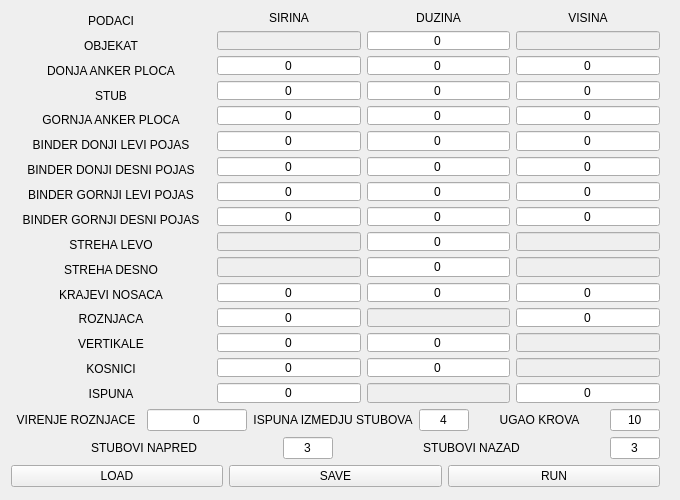
<?xml version="1.0" encoding="UTF-8"?>
<ui version="4.0">
 <class>MainWindow</class>
 <widget class="QMainWindow" name="MainWindow">
  <property name="geometry">
   <rect>
    <x>0</x>
    <y>0</y>
    <width>680</width>
    <height>500</height>
   </rect>
  </property>
  <property name="minimumSize">
   <size>
    <width>680</width>
    <height>500</height>
   </size>
  </property>
  <property name="maximumSize">
   <size>
    <width>680</width>
    <height>500</height>
   </size>
  </property>
  <property name="windowTitle">
   <string>Parametri</string>
  </property>
  <widget class="QWidget" name="centralWidget">
   <widget class="QWidget" name="layoutWidget">
    <property name="geometry">
     <rect>
      <x>0</x>
      <y>0</y>
      <width>671</width>
      <height>498</height>
     </rect>
    </property>
    <layout class="QVBoxLayout" name="verticalLayout_5">
     <item>
      <layout class="QHBoxLayout" name="horizontalLayout_2">
       <item>
        <layout class="QVBoxLayout" name="verticalLayout_4">
         <item>
          <widget class="QLabel" name="label_5">
           <property name="text">
            <string>PODACI</string>
           </property>
           <property name="alignment">
            <set>Qt::AlignCenter</set>
           </property>
          </widget>
         </item>
         <item>
          <widget class="QLabel" name="label_9">
           <property name="text">
            <string>OBJEKAT</string>
           </property>
           <property name="alignment">
            <set>Qt::AlignCenter</set>
           </property>
          </widget>
         </item>
         <item>
          <widget class="QLabel" name="label_4">
           <property name="text">
            <string>DONJA ANKER PLOCA</string>
           </property>
           <property name="alignment">
            <set>Qt::AlignCenter</set>
           </property>
          </widget>
         </item>
         <item>
          <widget class="QLabel" name="label_6">
           <property name="text">
            <string>STUB</string>
           </property>
           <property name="alignment">
            <set>Qt::AlignCenter</set>
           </property>
          </widget>
         </item>
         <item>
          <widget class="QLabel" name="label_7">
           <property name="text">
            <string>GORNJA ANKER PLOCA</string>
           </property>
           <property name="alignment">
            <set>Qt::AlignCenter</set>
           </property>
          </widget>
         </item>
         <item>
          <widget class="QLabel" name="label_8">
           <property name="text">
            <string>BINDER DONJI LEVI POJAS</string>
           </property>
           <property name="alignment">
            <set>Qt::AlignCenter</set>
           </property>
          </widget>
         </item>
         <item>
          <widget class="QLabel" name="label_11">
           <property name="text">
            <string>BINDER DONJI DESNI POJAS</string>
           </property>
           <property name="alignment">
            <set>Qt::AlignCenter</set>
           </property>
          </widget>
         </item>
         <item>
          <widget class="QLabel" name="label_12">
           <property name="text">
            <string>BINDER GORNJI LEVI POJAS</string>
           </property>
           <property name="alignment">
            <set>Qt::AlignCenter</set>
           </property>
          </widget>
         </item>
         <item>
          <widget class="QLabel" name="label_10">
           <property name="minimumSize">
            <size>
             <width>200</width>
             <height>0</height>
            </size>
           </property>
           <property name="text">
            <string>BINDER GORNJI DESNI POJAS</string>
           </property>
           <property name="alignment">
            <set>Qt::AlignCenter</set>
           </property>
          </widget>
         </item>
         <item>
          <widget class="QLabel" name="label_13">
           <property name="text">
            <string>STREHA LEVO</string>
           </property>
           <property name="alignment">
            <set>Qt::AlignCenter</set>
           </property>
          </widget>
         </item>
         <item>
          <widget class="QLabel" name="label_14">
           <property name="text">
            <string>STREHA DESNO</string>
           </property>
           <property name="alignment">
            <set>Qt::AlignCenter</set>
           </property>
          </widget>
         </item>
         <item>
          <widget class="QLabel" name="label_15">
           <property name="text">
            <string>KRAJEVI NOSACA</string>
           </property>
           <property name="alignment">
            <set>Qt::AlignCenter</set>
           </property>
          </widget>
         </item>
         <item>
          <widget class="QLabel" name="label_16">
           <property name="text">
            <string>ROZNJACA</string>
           </property>
           <property name="alignment">
            <set>Qt::AlignCenter</set>
           </property>
          </widget>
         </item>
         <item>
          <widget class="QLabel" name="label_18">
           <property name="text">
            <string>VERTIKALE</string>
           </property>
           <property name="alignment">
            <set>Qt::AlignCenter</set>
           </property>
          </widget>
         </item>
         <item>
          <widget class="QLabel" name="label_19">
           <property name="text">
            <string>KOSNICI</string>
           </property>
           <property name="alignment">
            <set>Qt::AlignCenter</set>
           </property>
          </widget>
         </item>
         <item>
          <widget class="QLabel" name="label_23">
           <property name="text">
            <string>ISPUNA</string>
           </property>
           <property name="alignment">
            <set>Qt::AlignCenter</set>
           </property>
          </widget>
         </item>
        </layout>
       </item>
       <item>
        <layout class="QHBoxLayout" name="horizontalLayout">
         <item>
          <layout class="QVBoxLayout" name="verticalLayout">
           <item>
            <widget class="QLabel" name="label">
             <property name="text">
              <string>SIRINA</string>
             </property>
             <property name="alignment">
              <set>Qt::AlignCenter</set>
             </property>
            </widget>
           </item>
           <item>
            <widget class="QLineEdit" name="lineEdit_2">
             <property name="enabled">
              <bool>false</bool>
             </property>
             <property name="readOnly">
              <bool>false</bool>
             </property>
            </widget>
           </item>
           <item>
            <widget class="QLineEdit" name="donjaAnkerPlocaSirina">
             <property name="inputMethodHints">
              <set>Qt::ImhDigitsOnly</set>
             </property>
             <property name="text">
              <string>0</string>
             </property>
             <property name="alignment">
              <set>Qt::AlignCenter</set>
             </property>
            </widget>
           </item>
           <item>
            <widget class="QLineEdit" name="stubSirina">
             <property name="inputMethodHints">
              <set>Qt::ImhDigitsOnly</set>
             </property>
             <property name="text">
              <string>0</string>
             </property>
             <property name="alignment">
              <set>Qt::AlignCenter</set>
             </property>
            </widget>
           </item>
           <item>
            <widget class="QLineEdit" name="gornjaAnkerPlocaSirina">
             <property name="inputMethodHints">
              <set>Qt::ImhDigitsOnly</set>
             </property>
             <property name="text">
              <string>0</string>
             </property>
             <property name="alignment">
              <set>Qt::AlignCenter</set>
             </property>
            </widget>
           </item>
           <item>
            <widget class="QLineEdit" name="binderDonjiLeviPojasSirina">
             <property name="inputMethodHints">
              <set>Qt::ImhDigitsOnly</set>
             </property>
             <property name="text">
              <string>0</string>
             </property>
             <property name="alignment">
              <set>Qt::AlignCenter</set>
             </property>
            </widget>
           </item>
           <item>
            <widget class="QLineEdit" name="binderDonjiDesniPojasSirina">
             <property name="inputMethodHints">
              <set>Qt::ImhDigitsOnly</set>
             </property>
             <property name="text">
              <string>0</string>
             </property>
             <property name="alignment">
              <set>Qt::AlignCenter</set>
             </property>
            </widget>
           </item>
           <item>
            <widget class="QLineEdit" name="binderGornjiLeviPojasSirina">
             <property name="inputMethodHints">
              <set>Qt::ImhDigitsOnly</set>
             </property>
             <property name="text">
              <string>0</string>
             </property>
             <property name="alignment">
              <set>Qt::AlignCenter</set>
             </property>
            </widget>
           </item>
           <item>
            <widget class="QLineEdit" name="binderGornjiDesniPojasSirina">
             <property name="inputMethodHints">
              <set>Qt::ImhDigitsOnly</set>
             </property>
             <property name="text">
              <string>0</string>
             </property>
             <property name="alignment">
              <set>Qt::AlignCenter</set>
             </property>
            </widget>
           </item>
           <item>
            <widget class="QLineEdit" name="lineEdit_8">
             <property name="enabled">
              <bool>false</bool>
             </property>
             <property name="readOnly">
              <bool>false</bool>
             </property>
            </widget>
           </item>
           <item>
            <widget class="QLineEdit" name="lineEdit_4">
             <property name="enabled">
              <bool>false</bool>
             </property>
             <property name="readOnly">
              <bool>false</bool>
             </property>
            </widget>
           </item>
           <item>
            <widget class="QLineEdit" name="celoStreheSirina">
             <property name="enabled">
              <bool>true</bool>
             </property>
             <property name="inputMethodHints">
              <set>Qt::ImhDigitsOnly</set>
             </property>
             <property name="text">
              <string>0</string>
             </property>
             <property name="alignment">
              <set>Qt::AlignCenter</set>
             </property>
             <property name="readOnly">
              <bool>false</bool>
             </property>
            </widget>
           </item>
           <item>
            <widget class="QLineEdit" name="roznjacaSirina">
             <property name="enabled">
              <bool>true</bool>
             </property>
             <property name="inputMethodHints">
              <set>Qt::ImhDigitsOnly</set>
             </property>
             <property name="text">
              <string>0</string>
             </property>
             <property name="alignment">
              <set>Qt::AlignCenter</set>
             </property>
             <property name="readOnly">
              <bool>false</bool>
             </property>
            </widget>
           </item>
           <item>
            <widget class="QLineEdit" name="gredeSirina">
             <property name="enabled">
              <bool>true</bool>
             </property>
             <property name="inputMethodHints">
              <set>Qt::ImhDigitsOnly</set>
             </property>
             <property name="text">
              <string>0</string>
             </property>
             <property name="alignment">
              <set>Qt::AlignCenter</set>
             </property>
             <property name="readOnly">
              <bool>false</bool>
             </property>
            </widget>
           </item>
           <item>
            <widget class="QLineEdit" name="koseGredeSirina">
             <property name="enabled">
              <bool>true</bool>
             </property>
             <property name="inputMethodHints">
              <set>Qt::ImhDigitsOnly</set>
             </property>
             <property name="text">
              <string>0</string>
             </property>
             <property name="alignment">
              <set>Qt::AlignCenter</set>
             </property>
             <property name="readOnly">
              <bool>false</bool>
             </property>
            </widget>
           </item>
           <item>
            <widget class="QLineEdit" name="ispunaSirina">
             <property name="text">
              <string>0</string>
             </property>
             <property name="alignment">
              <set>Qt::AlignCenter</set>
             </property>
            </widget>
           </item>
          </layout>
         </item>
         <item>
          <layout class="QVBoxLayout" name="verticalLayout_2">
           <item>
            <widget class="QLabel" name="label_2">
             <property name="text">
              <string>DUZINA</string>
             </property>
             <property name="alignment">
              <set>Qt::AlignCenter</set>
             </property>
            </widget>
           </item>
           <item>
            <widget class="QLineEdit" name="objekatDuzina">
             <property name="enabled">
              <bool>true</bool>
             </property>
             <property name="inputMethodHints">
              <set>Qt::ImhDigitsOnly</set>
             </property>
             <property name="text">
              <string>0</string>
             </property>
             <property name="alignment">
              <set>Qt::AlignCenter</set>
             </property>
            </widget>
           </item>
           <item>
            <widget class="QLineEdit" name="donjaAnkerPlocaDuzina">
             <property name="inputMethodHints">
              <set>Qt::ImhDigitsOnly</set>
             </property>
             <property name="text">
              <string>0</string>
             </property>
             <property name="alignment">
              <set>Qt::AlignCenter</set>
             </property>
            </widget>
           </item>
           <item>
            <widget class="QLineEdit" name="stubDuzina">
             <property name="inputMethodHints">
              <set>Qt::ImhDigitsOnly</set>
             </property>
             <property name="text">
              <string>0</string>
             </property>
             <property name="alignment">
              <set>Qt::AlignCenter</set>
             </property>
            </widget>
           </item>
           <item>
            <widget class="QLineEdit" name="gornjaAnkerPlocaDuzina">
             <property name="inputMethodHints">
              <set>Qt::ImhDigitsOnly</set>
             </property>
             <property name="text">
              <string>0</string>
             </property>
             <property name="alignment">
              <set>Qt::AlignCenter</set>
             </property>
            </widget>
           </item>
           <item>
            <widget class="QLineEdit" name="binderDonjiLeviPojasDuzina">
             <property name="inputMethodHints">
              <set>Qt::ImhDigitsOnly</set>
             </property>
             <property name="text">
              <string>0</string>
             </property>
             <property name="alignment">
              <set>Qt::AlignCenter</set>
             </property>
            </widget>
           </item>
           <item>
            <widget class="QLineEdit" name="binderDonjiDesniPojasDuzina">
             <property name="inputMethodHints">
              <set>Qt::ImhDigitsOnly</set>
             </property>
             <property name="text">
              <string>0</string>
             </property>
             <property name="alignment">
              <set>Qt::AlignCenter</set>
             </property>
            </widget>
           </item>
           <item>
            <widget class="QLineEdit" name="binderGornjiLeviPojasDuzina">
             <property name="inputMethodHints">
              <set>Qt::ImhDigitsOnly</set>
             </property>
             <property name="text">
              <string>0</string>
             </property>
             <property name="alignment">
              <set>Qt::AlignCenter</set>
             </property>
            </widget>
           </item>
           <item>
            <widget class="QLineEdit" name="binderGornjiDesniPojasDuzina">
             <property name="inputMethodHints">
              <set>Qt::ImhDigitsOnly</set>
             </property>
             <property name="text">
              <string>0</string>
             </property>
             <property name="alignment">
              <set>Qt::AlignCenter</set>
             </property>
            </widget>
           </item>
           <item>
            <widget class="QLineEdit" name="strehaLevoDuzina">
             <property name="enabled">
              <bool>true</bool>
             </property>
             <property name="inputMethodHints">
              <set>Qt::ImhDigitsOnly</set>
             </property>
             <property name="text">
              <string>0</string>
             </property>
             <property name="alignment">
              <set>Qt::AlignCenter</set>
             </property>
             <property name="readOnly">
              <bool>false</bool>
             </property>
            </widget>
           </item>
           <item>
            <widget class="QLineEdit" name="strehaDesnoDuzina">
             <property name="enabled">
              <bool>true</bool>
             </property>
             <property name="inputMethodHints">
              <set>Qt::ImhDigitsOnly</set>
             </property>
             <property name="text">
              <string>0</string>
             </property>
             <property name="alignment">
              <set>Qt::AlignCenter</set>
             </property>
             <property name="readOnly">
              <bool>false</bool>
             </property>
            </widget>
           </item>
           <item>
            <widget class="QLineEdit" name="celoStreheDuzina">
             <property name="enabled">
              <bool>true</bool>
             </property>
             <property name="inputMethodHints">
              <set>Qt::ImhDigitsOnly</set>
             </property>
             <property name="text">
              <string>0</string>
             </property>
             <property name="alignment">
              <set>Qt::AlignCenter</set>
             </property>
             <property name="readOnly">
              <bool>false</bool>
             </property>
            </widget>
           </item>
           <item>
            <widget class="QLineEdit" name="lineEdit_14">
             <property name="enabled">
              <bool>false</bool>
             </property>
             <property name="text">
              <string/>
             </property>
             <property name="alignment">
              <set>Qt::AlignCenter</set>
             </property>
             <property name="readOnly">
              <bool>false</bool>
             </property>
            </widget>
           </item>
           <item>
            <widget class="QLineEdit" name="gredeDuzina">
             <property name="enabled">
              <bool>true</bool>
             </property>
             <property name="inputMethodHints">
              <set>Qt::ImhDigitsOnly</set>
             </property>
             <property name="text">
              <string>0</string>
             </property>
             <property name="alignment">
              <set>Qt::AlignCenter</set>
             </property>
             <property name="readOnly">
              <bool>false</bool>
             </property>
            </widget>
           </item>
           <item>
            <widget class="QLineEdit" name="koseGredeDuzina">
             <property name="enabled">
              <bool>true</bool>
             </property>
             <property name="inputMethodHints">
              <set>Qt::ImhDigitsOnly</set>
             </property>
             <property name="text">
              <string>0</string>
             </property>
             <property name="alignment">
              <set>Qt::AlignCenter</set>
             </property>
             <property name="readOnly">
              <bool>false</bool>
             </property>
            </widget>
           </item>
           <item>
            <widget class="QLineEdit" name="edit_001">
             <property name="enabled">
              <bool>false</bool>
             </property>
             <property name="text">
              <string/>
             </property>
             <property name="alignment">
              <set>Qt::AlignCenter</set>
             </property>
            </widget>
           </item>
          </layout>
         </item>
         <item>
          <layout class="QVBoxLayout" name="verticalLayout_3">
           <item>
            <widget class="QLabel" name="label_3">
             <property name="text">
              <string>VISINA</string>
             </property>
             <property name="alignment">
              <set>Qt::AlignCenter</set>
             </property>
            </widget>
           </item>
           <item>
            <widget class="QLineEdit" name="lineEdit_3">
             <property name="enabled">
              <bool>false</bool>
             </property>
             <property name="text">
              <string/>
             </property>
             <property name="alignment">
              <set>Qt::AlignCenter</set>
             </property>
            </widget>
           </item>
           <item>
            <widget class="QLineEdit" name="donjaAnkerPlocaVisina">
             <property name="inputMethodHints">
              <set>Qt::ImhDigitsOnly</set>
             </property>
             <property name="text">
              <string>0</string>
             </property>
             <property name="alignment">
              <set>Qt::AlignCenter</set>
             </property>
            </widget>
           </item>
           <item>
            <widget class="QLineEdit" name="stubVisina">
             <property name="inputMethodHints">
              <set>Qt::ImhDigitsOnly</set>
             </property>
             <property name="text">
              <string>0</string>
             </property>
             <property name="alignment">
              <set>Qt::AlignCenter</set>
             </property>
            </widget>
           </item>
           <item>
            <widget class="QLineEdit" name="gornjaAnkerPlocaVisina">
             <property name="inputMethodHints">
              <set>Qt::ImhDigitsOnly</set>
             </property>
             <property name="text">
              <string>0</string>
             </property>
             <property name="alignment">
              <set>Qt::AlignCenter</set>
             </property>
            </widget>
           </item>
           <item>
            <widget class="QLineEdit" name="binderDonjiLeviPojasVisina">
             <property name="inputMethodHints">
              <set>Qt::ImhDigitsOnly</set>
             </property>
             <property name="text">
              <string>0</string>
             </property>
             <property name="alignment">
              <set>Qt::AlignCenter</set>
             </property>
            </widget>
           </item>
           <item>
            <widget class="QLineEdit" name="binderDonjiDesniPojasVisina">
             <property name="inputMethodHints">
              <set>Qt::ImhDigitsOnly</set>
             </property>
             <property name="text">
              <string>0</string>
             </property>
             <property name="alignment">
              <set>Qt::AlignCenter</set>
             </property>
            </widget>
           </item>
           <item>
            <widget class="QLineEdit" name="binderGornjiLeviPojasVisina">
             <property name="inputMethodHints">
              <set>Qt::ImhDigitsOnly</set>
             </property>
             <property name="text">
              <string>0</string>
             </property>
             <property name="alignment">
              <set>Qt::AlignCenter</set>
             </property>
            </widget>
           </item>
           <item>
            <widget class="QLineEdit" name="binderGornjiDesniPojasVisina">
             <property name="inputMethodHints">
              <set>Qt::ImhDigitsOnly</set>
             </property>
             <property name="text">
              <string>0</string>
             </property>
             <property name="alignment">
              <set>Qt::AlignCenter</set>
             </property>
            </widget>
           </item>
           <item>
            <widget class="QLineEdit" name="lineEdit_12">
             <property name="enabled">
              <bool>false</bool>
             </property>
             <property name="readOnly">
              <bool>false</bool>
             </property>
            </widget>
           </item>
           <item>
            <widget class="QLineEdit" name="lineEdit_13">
             <property name="enabled">
              <bool>false</bool>
             </property>
             <property name="readOnly">
              <bool>false</bool>
             </property>
            </widget>
           </item>
           <item>
            <widget class="QLineEdit" name="celoStreheVisina">
             <property name="enabled">
              <bool>true</bool>
             </property>
             <property name="inputMethodHints">
              <set>Qt::ImhDigitsOnly</set>
             </property>
             <property name="text">
              <string>0</string>
             </property>
             <property name="alignment">
              <set>Qt::AlignCenter</set>
             </property>
             <property name="readOnly">
              <bool>false</bool>
             </property>
            </widget>
           </item>
           <item>
            <widget class="QLineEdit" name="roznjacaVisina">
             <property name="enabled">
              <bool>true</bool>
             </property>
             <property name="inputMethodHints">
              <set>Qt::ImhDigitsOnly</set>
             </property>
             <property name="text">
              <string>0</string>
             </property>
             <property name="alignment">
              <set>Qt::AlignCenter</set>
             </property>
             <property name="readOnly">
              <bool>false</bool>
             </property>
            </widget>
           </item>
           <item>
            <widget class="QLineEdit" name="lineEdit_19">
             <property name="enabled">
              <bool>false</bool>
             </property>
             <property name="text">
              <string/>
             </property>
             <property name="alignment">
              <set>Qt::AlignCenter</set>
             </property>
             <property name="readOnly">
              <bool>false</bool>
             </property>
            </widget>
           </item>
           <item>
            <widget class="QLineEdit" name="lineEdit_20">
             <property name="enabled">
              <bool>false</bool>
             </property>
             <property name="text">
              <string/>
             </property>
             <property name="alignment">
              <set>Qt::AlignCenter</set>
             </property>
             <property name="readOnly">
              <bool>false</bool>
             </property>
            </widget>
           </item>
           <item>
            <widget class="QLineEdit" name="ispunaVisina">
             <property name="text">
              <string>0</string>
             </property>
             <property name="alignment">
              <set>Qt::AlignCenter</set>
             </property>
            </widget>
           </item>
          </layout>
         </item>
        </layout>
       </item>
      </layout>
     </item>
     <item>
      <layout class="QHBoxLayout" name="horizontalLayout_4">
       <item>
        <widget class="QLabel" name="label_17">
         <property name="text">
          <string>VIRENJE ROZNJACE</string>
         </property>
         <property name="alignment">
          <set>Qt::AlignCenter</set>
         </property>
        </widget>
       </item>
       <item>
        <widget class="QLineEdit" name="virenjeRoznjace">
         <property name="maximumSize">
          <size>
           <width>100</width>
           <height>16777215</height>
          </size>
         </property>
         <property name="text">
          <string>0</string>
         </property>
         <property name="alignment">
          <set>Qt::AlignCenter</set>
         </property>
        </widget>
       </item>
       <item>
        <widget class="QLabel" name="label_20">
         <property name="text">
          <string>ISPUNA IZMEDJU STUBOVA</string>
         </property>
         <property name="alignment">
          <set>Qt::AlignCenter</set>
         </property>
        </widget>
       </item>
       <item>
        <widget class="QLineEdit" name="IspunaIzmedjuStubova">
         <property name="maximumSize">
          <size>
           <width>50</width>
           <height>16777215</height>
          </size>
         </property>
         <property name="text">
          <string>4</string>
         </property>
         <property name="alignment">
          <set>Qt::AlignCenter</set>
         </property>
        </widget>
       </item>
       <item>
        <widget class="QLabel" name="labelUgaoKrova">
         <property name="text">
          <string>UGAO KROVA</string>
         </property>
         <property name="alignment">
          <set>Qt::AlignCenter</set>
         </property>
        </widget>
       </item>
       <item>
        <widget class="QLineEdit" name="ugaoKrova">
         <property name="maximumSize">
          <size>
           <width>50</width>
           <height>16777215</height>
          </size>
         </property>
         <property name="inputMethodHints">
          <set>Qt::ImhDigitsOnly</set>
         </property>
         <property name="text">
          <string>10</string>
         </property>
         <property name="alignment">
          <set>Qt::AlignCenter</set>
         </property>
        </widget>
       </item>
      </layout>
     </item>
     <item>
      <layout class="QHBoxLayout" name="horizontalLayout_5">
       <item>
        <widget class="QLabel" name="label_21">
         <property name="text">
          <string>STUBOVI NAPRED</string>
         </property>
         <property name="alignment">
          <set>Qt::AlignCenter</set>
         </property>
        </widget>
       </item>
       <item>
        <widget class="QLineEdit" name="StuboviNapred">
         <property name="maximumSize">
          <size>
           <width>50</width>
           <height>50</height>
          </size>
         </property>
         <property name="text">
          <string>3</string>
         </property>
         <property name="alignment">
          <set>Qt::AlignCenter</set>
         </property>
        </widget>
       </item>
       <item>
        <widget class="QLabel" name="label_22">
         <property name="text">
          <string>STUBOVI NAZAD</string>
         </property>
         <property name="alignment">
          <set>Qt::AlignCenter</set>
         </property>
        </widget>
       </item>
       <item>
        <widget class="QLineEdit" name="StuboviNazad">
         <property name="maximumSize">
          <size>
           <width>50</width>
           <height>16777215</height>
          </size>
         </property>
         <property name="text">
          <string>3</string>
         </property>
         <property name="alignment">
          <set>Qt::AlignCenter</set>
         </property>
        </widget>
       </item>
      </layout>
     </item>
     <item>
      <layout class="QHBoxLayout" name="horizontalLayout_3">
       <item>
        <widget class="QPushButton" name="dugmeOtvori">
         <property name="text">
          <string>LOAD</string>
         </property>
        </widget>
       </item>
       <item>
        <widget class="QPushButton" name="dugmeSacuvaj">
         <property name="sizePolicy">
          <sizepolicy hsizetype="Maximum" vsizetype="Fixed">
           <horstretch>0</horstretch>
           <verstretch>0</verstretch>
          </sizepolicy>
         </property>
         <property name="maximumSize">
          <size>
           <width>16777214</width>
           <height>16777215</height>
          </size>
         </property>
         <property name="text">
          <string>SAVE</string>
         </property>
        </widget>
       </item>
       <item>
        <widget class="QPushButton" name="dugmePokreni">
         <property name="text">
          <string>RUN</string>
         </property>
        </widget>
       </item>
      </layout>
     </item>
    </layout>
   </widget>
  </widget>
 </widget>
 <layoutdefault spacing="6" margin="11"/>
 <resources/>
 <connections/>
</ui>
